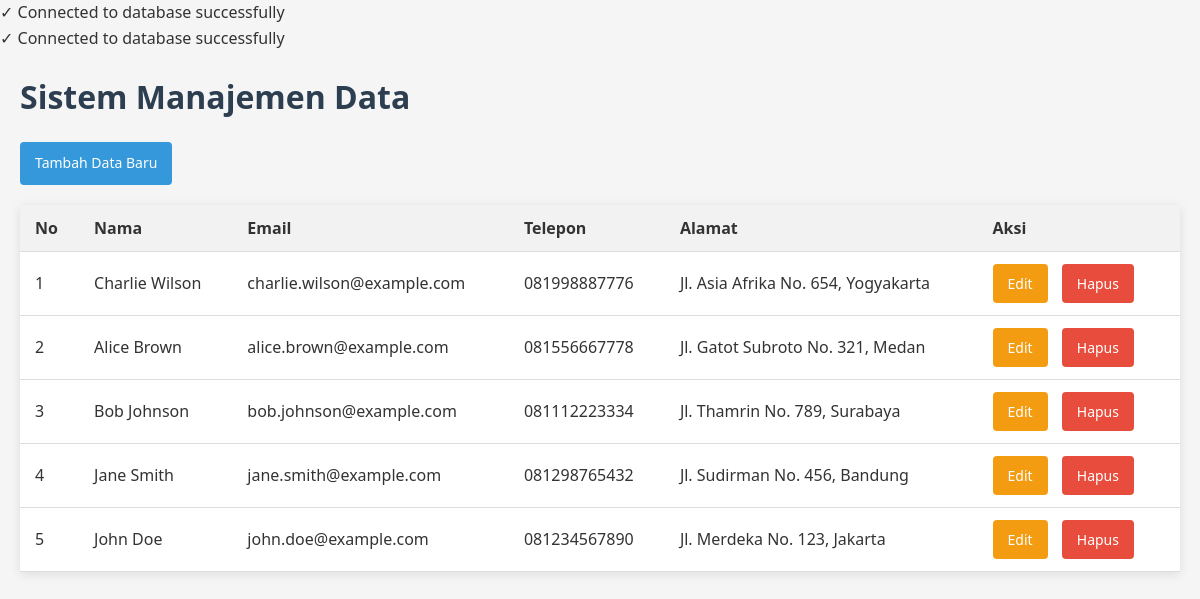
The page / on the database its author committed.
### tables this page shows
CREATE TABLE IF NOT EXISTS data_users (
    id INT(11) AUTO_INCREMENT PRIMARY KEY,
    nama VARCHAR(100) NOT NULL,
    email VARCHAR(100) NOT NULL UNIQUE,
    telepon VARCHAR(20) NOT NULL,
    alamat TEXT NOT NULL,
    created_at TIMESTAMP DEFAULT CURRENT_TIMESTAMP,
    updated_at TIMESTAMP DEFAULT CURRENT_TIMESTAMP ON UPDATE CURRENT_TIMESTAMP
);

### controllers/CrudController.php (called while the page is built, shortened)
<?php
class CrudController {
    private $userModel;
    public function __construct() {
        $database = new Database();
        $db = $database->getConnection();
        $this->userModel = new UserModel($db);
    }
    public function list() {
        $stmt = $this->userModel->readAll();
        include 'views/header.php';
        include 'views/list.php';
        include 'views/footer.php';
    }
}
?>

### models/UserModel.php (called while the page is built, shortened)
<?php
class UserModel {
    private $conn;
    private $table_name = "data_users";
    public function __construct($db) {
        $this->conn = $db;
    }
    public function readAll() {
        $query = "SELECT * FROM " . $this->table_name . " ORDER BY id DESC";
        $stmt = $this->conn->prepare($query);
        $stmt->execute();
        return $stmt;
    }
}
?>

### views/list.php (the view)
<div class="navigation">
    <a href="index.php?action=create" class="btn btn-primary">Tambah Data Baru</a>
</div>
<table class="data-table">
    <thead>
        <tr>
            <th>No</th>
            <th>Nama</th>
            <th>Email</th>
            <th>Telepon</th>
            <th>Alamat</th>
            <th>Aksi</th>
        </tr>
    </thead>
    <tbody>
        <?php
        $no = 1;
        while ($row = $stmt->fetch(PDO::FETCH_ASSOC)) {
            echo "<tr>";
            echo "<td>{$no}</td>";
            echo "<td>{$row['nama']}</td>";
            echo "<td>{$row['email']}</td>";
            echo "<td>{$row['telepon']}</td>";
            echo "<td>{$row['alamat']}</td>";
            echo "<td>
                    <a href='index.php?action=edit&id={$row['id']}' class='btn btn-edit'>Edit</a>
                    <a href='index.php?action=delete&id={$row['id']}' class='btn btn-delete' onclick='return confirm(\"Apakah Anda yakin?\")'>Hapus</a>
                  </td>";
            echo "</tr>";
            $no++;
        }
        ?>
    </tbody>
</table>

### config/database.php (shortened to what this page needs)
<?php
class Database {
    private $host = "localhost";
    private $username = "root";
    private $password = "";
    private $database = "crud_simple";
    public function getConnection() {
        $connectionAttempts = [
            ["mysql:host=" . $this->host . ";dbname=" . $this->database . ";charset=utf8mb4", $this->username, $this->password],
            ["mysql:host=127.0.0.1;dbname=" . $this->database . ";charset=utf8mb4", $this->username, $this->password],
            ["mysql:host=localhost;dbname=" . $this->database . ";charset=utf8mb4", "root", "root"],
            ["mysql:host=localhost;dbname=" . $this->database . ";charset=utf8mb4", "root", "password"],
        ];
        foreach ($connectionAttempts as $attempt) {
            try {
                $this->conn = new PDO($attempt[0], $attempt[1], $attempt[2]);
                $this->conn->setAttribute(PDO::ATTR_ERRMODE, PDO::ERRMODE_EXCEPTION);
                $this->conn->setAttribute(PDO::ATTR_DEFAULT_FETCH_MODE, PDO::FETCH_ASSOC);
                echo "<div class='success'>✓ Connected to database successfully</div>";
                return $this->conn;
            } catch(PDOException $exception) {
                continue;
            }
        }
        return null;
    }
}
?>

### index.php (shortened to what this page needs)
<?php
require_once 'config/database.php';
$database = new Database();
$conn = $database->getConnection();
require_once 'models/UserModel.php';
require_once 'controllers/CrudController.php';
$controller = new CrudController();
$action = isset($_GET['action']) ? $_GET['action'] : 'list';
switch($action) {
    case 'list':
    default:
        $controller->list();
        break;
}
?>

### views/header.php (shortened to what this page needs)
<!DOCTYPE html>
<html lang="id">
<head>
    <link rel="stylesheet" href="assets/css/style.css">
</head>
<body>
    <div class="container">
        <h1>Sistem Manajemen Data</h1>

### views/footer.php (shortened to what this page needs)
    </div>
</body>
</html>

### assets/css/style.css (style rules this page uses)
* { margin: 0; padding: 0; box-sizing: border-box; font-family: 'Segoe UI', Tahoma, Geneva, Verdana, sans-serif; }
body { background-color: #f5f5f5; color: #333; line-height: 1.6; }
.container { max-width: 1200px; margin: 0 auto; padding: 20px; }
h1, h2 { color: #2c3e50; margin-bottom: 20px; }
.navigation { margin-bottom: 20px; }
.btn { display: inline-block; padding: 10px 15px; text-decoration: none; border-radius: 4px; border: none; cursor: pointer; font-size: 14px; margin-right: 10px; }
.btn-primary { background-color: #3498db; color: white; }
.btn-edit { background-color: #f39c12; color: white; }
.btn-delete { background-color: #e74c3c; color: white; }
.data-table { width: 100%; border-collapse: collapse; background-color: white; box-shadow: 0 2px 10px rgba(0, 0, 0, 0.1); }
.data-table th, .data-table td { padding: 12px 15px; text-align: left; border-bottom: 1px solid #ddd; }
.data-table th { background-color: #f2f2f2; font-weight: 600; }

### rows shown on the page
data_users: nama "Charlie Wilson", email "charlie.wilson@example.com", telepon "081998887776", alamat "Jl. Asia Afrika No. 654, Yogyakarta"
data_users: nama "Alice Brown", email "alice.brown@example.com", telepon "081556667778", alamat "Jl. Gatot Subroto No. 321, Medan"
data_users: nama "Bob Johnson", email "bob.johnson@example.com", telepon "081112223334", alamat "Jl. Thamrin No. 789, Surabaya"
data_users: nama "Jane Smith", email "jane.smith@example.com", telepon "081298765432", alamat "Jl. Sudirman No. 456, Bandung"
data_users: nama "John Doe", email "john.doe@example.com", telepon "081234567890", alamat "Jl. Merdeka No. 123, Jakarta"
